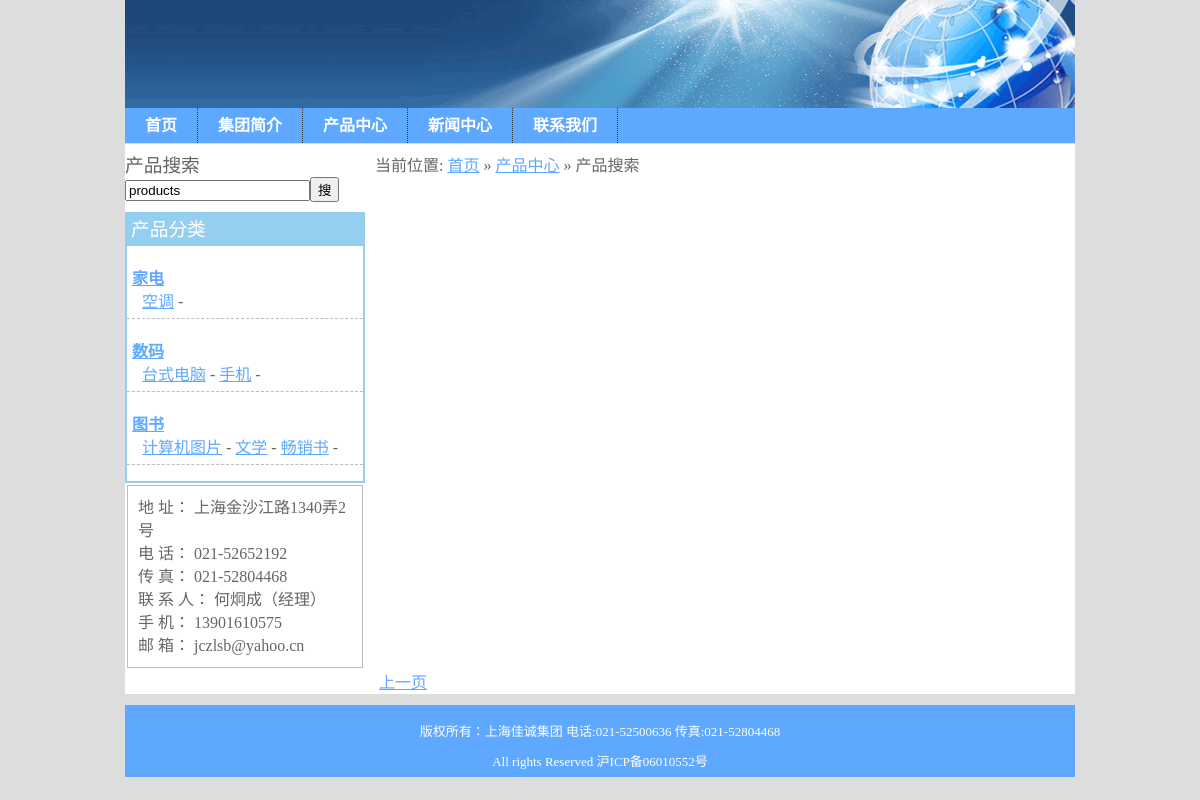
Before: /index.php/products/search/products/search/ with the older database file.
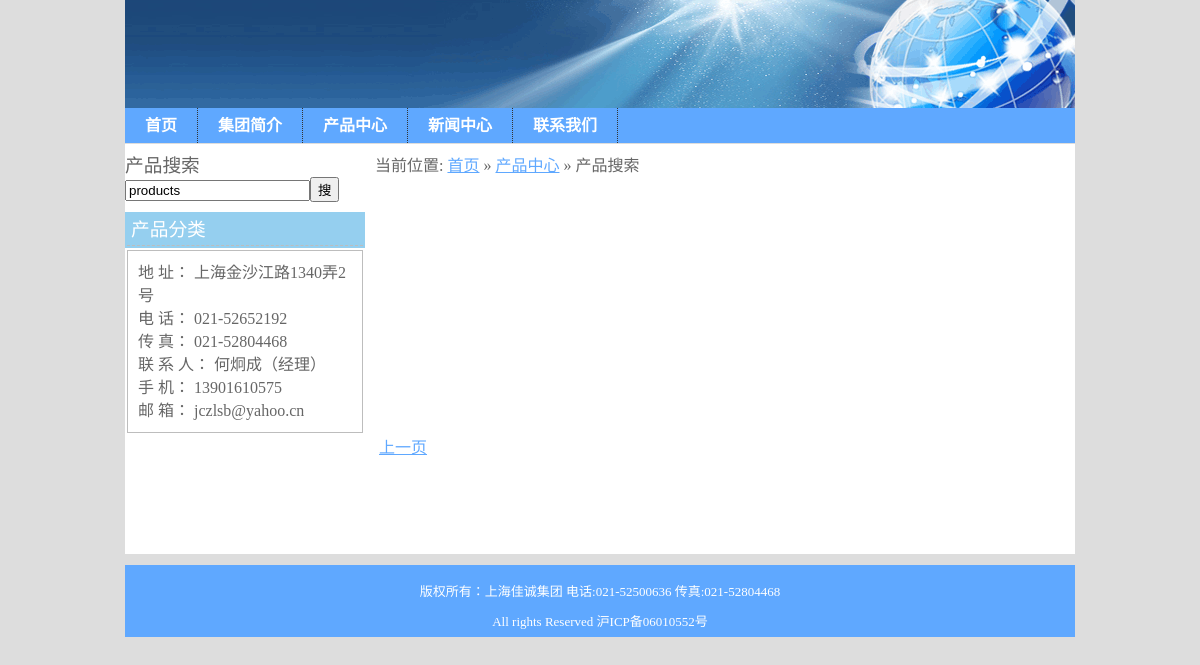
After: the same page with the newer database file.
### tables this page shows
CREATE TABLE `pcategories` (
  `id` int(11) NOT NULL AUTO_INCREMENT,
  `name` varchar(255) NOT NULL,
  `parent_id` int(11) DEFAULT NULL,
  `position` int(11) DEFAULT NULL,
  `created_at` datetime DEFAULT NULL,
  `updated_at` datetime DEFAULT NULL,
  PRIMARY KEY (`id`)
);

### application/core/MY_Controller.php (called while the page is built, shortened)
<?php if ( ! defined('BASEPATH')) exit('No direct script access allowed');
class MY_Controller extends CI_Controller {
    protected $data;
    function __construct(){
    	parent::__construct();
    }
  	protected function render_view($view, $layout="application"){
  	  $this->data["view"] = $view;
  	  $this->load->view("/layouts/".$layout, $this->data);
  	}
}

### application/controllers/Products.php (called while the page is built, shortened)
<?php if ( ! defined('BASEPATH')) exit('No direct script access allowed');
class Products extends MY_Controller {
	function __construct()
	{
		parent::__construct();
	}
    function search(){
        $this->render_view('products/search_view');
    }
}

### index.php (called while the page is built, shortened)
<?php
require_once BASEPATH.'core/CodeIgniter'.EXT;

### application/models/product_model.php (called while the page is built, shortened)
<?php if ( ! defined('BASEPATH')) exit('No direct script access allowed');
class Product_model extends CI_Model {
    function get_root_categories(){
      $query = $this->db->query("select id, name from pcategories where parent_id is null or parent_id=0;");
      return $query->result();
    }
    function get_child_category($id){
      $query = $this->db->query("select id, name from pcategories where parent_id=$id;");
      return $query->result();
    }
}

### application/views/products/search_view.php (the view, shortened to what this page needs)
<div id="sidebar">
    <div id="product_search" style="margin-bottom:10px;">
      <h3>产品搜索</h3>
      <form id="search_form" method="get"><input id="keywords" type="text" value="<?php echo urldecode($this->uri->segment(3)); ?>" name="keywords" /><button type="submit">搜</button></form>
    </div>
  <div id="product_categories" style="border:2px solid #95CFEF">
  <h3 style="background:#95CFEF;color:#FFF;padding:4px;">产品分类</h3>
  <div class="categories">
  <?php $categories = $this->product->get_root_categories(); ?>
  <?php foreach($categories as $category): ?>
    <dl style="border-bottom:1px dashed #BDBDBD;padding:5px;">
      <dt class="category" style="font-weight:bold;">
       <?php echo anchor("/products/category/".$category->id, strip_tags($category->name)); ?>
       </dt>
    <?php $sub_categories = $this->product->get_child_category($category->id); ?>
      <dd class="sub_category">
      <?php foreach($sub_categories as $sub_category): ?>
         <?php echo anchor("/products/scategory/".$category->id."/".$sub_category->id, strip_tags($sub_category->name)); ?> -
      <?php endforeach; ?>
      </dd>
    </dl>
  <?php endforeach; ?>
  </div>
  </div>
  <div id="contact_info">
      地 址： 上海金沙江路1340弄2号<br />
      电 话： 021-52652192<br />
      传 真： 021-52804468<br />
      联 系 人： 何炯成（经理） <br />
      手 机： 13901610575 <br />
      邮 箱： jczlsb@yahoo.cn <br />
  </div>
</div>
<div id="main">
    <div class="breadcrumb">当前位置: <a href="<?php echo base_url(); ?>">首页</a> &raquo; <a href="<?php echo site_url('products'); ?>">产品中心</a> &raquo; 产品搜索 </div>
  <div class="clear"></div>
  <?php echo $this->pagination->create_links(); ?>
</div>

### application/config/pagination.php (shortened to what this page needs)
<?php if ( ! defined('BASEPATH')) exit('No direct script access allowed');
$config['full_tag_open'] = "<div class='pagination'>";
$config['full_tag_close'] = "</div>";

### application/views/layouts/application.php (shortened to what this page needs)
<!DOCTYPE html PUBLIC "-//W3C//DTD XHTML 1.0 Transitional//EN" "http://www.w3.org/TR/xhtml1/DTD/xhtml1-transitional.dtd">
<html xmlns="http://www.w3.org/1999/xhtml" xml:lang="zh-CN" dir="ltr">
  <head>
    <link href="<?php echo base_url(); ?>assets/stylesheets/application.css" media="screen" rel="stylesheet" type="text/css" />
  </head>
  <body>
      <?php $this->load->view("/shared/header"); ?>
      <div class="clear"></div>
      <div id="content">
        <?php $this->load->view($view); ?>
      </div>
      <div class="clear"></div>
      <?php $this->load->view("/shared/footer"); ?>
  </body>
</html>

### application/views/shared/header.php
<div id="header">
</div>
<div id="nav">
  <ul class="menu">
    <li><a href="<?php echo base_url(); ?>">首页</a></li>
    <li><a href="<?php echo site_url('pages/introduce'); ?>">集团简介</a></li>
    <li><a href="<?php echo site_url('products'); ?>">产品中心</a></li>
    <li><a href="<?php echo site_url('news'); ?>">新闻中心</a></li>
    <li><a href="<?php echo site_url('pages/contact_us'); ?>">联系我们</a></li>
  </ul>
</div>

### application/views/shared/footer.php
<div id="footer">
  <div class="inner">
      <p>版权所有：上海佳诚集团   电话:021-52500636 传真:021-52804468 </p>
      <p>  All rights Reserved 沪ICP备06010552号</p>
  </div>
</div>

### assets/stylesheets/application.css (style rules this page uses)
ul, li { margin:0; padding:0; list-style-position: inside; list-style-type: none; }
p { margin:0; padding:0; }
h1, h2, h3, h4, h5, h6 { margin:0; padding:0; font-weight: normal; }
a { color: #5FA8FF; }
body { background-color: #ddd; color: #666666; line-height: 23px; margin:0;padding: 0; }
#content { background:#FFF; padding-top: 10px; margin: 0 auto; width: 950px; }
#sidebar { width: 240px; float:left ; }
#main { width:700;margin-left:250px;min-height: 400px; }
.clear { height:1px; clear:both; }
#header { background: url(../images/header_bg.gif); height: 108px; margin-bottom:1px; margin: 0 auto; width: 950px; }
#nav { height: 35px; background-color: #5FA8FF; z-index: 333; margin: 0 auto; width: 950px; }
#nav .menu { position: relative; z-index: 300; }
#nav .menu li { display: inline-block; height: 35px; line-height: 35px; background-color: #5FA8FF; border-right: 1px dotted #333333; color: #CCCCCC; float: left; padding: 0; position: relative; width: auto; z-index: 1; }
#nav .menu li a { color: #FFF !important; cursor: pointer; display: block; padding: 0 20px; font-weight: bold; text-decoration: none; }
#footer { background-color: #5FA8FF; color: #FFF; margin: 0 auto; width: 950px; }
#footer .inner { margin-top:10px; padding-top: 10px; line-height: 30px; text-align: center; border-top: 2px solid #5FA8FF; width: 950px; font-size:13px; }
#contact_info { margin: 2px; padding: 10px; border: 1px solid #BDBDBD; }
#product_categories h3 { border-bottom: 1px dashed #BDBDBD; }
.sub_category { margin-left:10px; }

Changed rows visible on the page:
removed pcategories: id+name "家电", shown under "产品分类"
removed pcategories: name "空调", shown under "家电"
removed pcategories: id+name "数码", shown under "产品分类"
removed pcategories: name "台式电脑", shown under "数码"
removed pcategories: name "手机", shown under "数码"
removed pcategories: id+name "图书", shown under "产品分类"
removed pcategories: name "计算机图片", shown under "图书"
removed pcategories: name "文学", shown under "图书"
removed pcategories: name "畅销书", shown under "图书"
